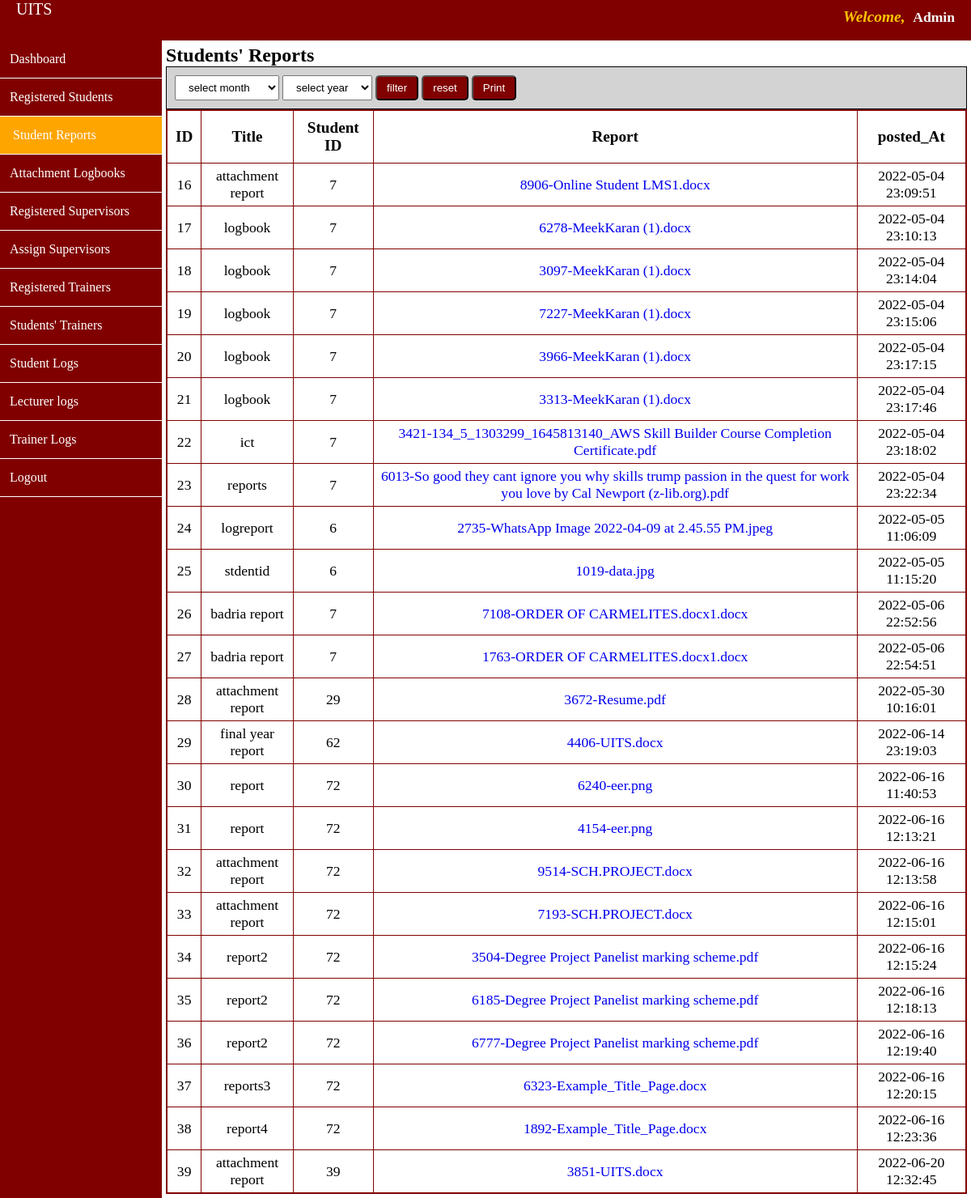
/admin/submitreports.php, run on the app's committed database.
### tables this page shows
CREATE TABLE IF NOT EXISTS `fileup` (
  `id` int NOT NULL AUTO_INCREMENT,
  `title` varchar(255) NOT NULL,
  `report` varchar(255) NOT NULL,
  `student_id` int NOT NULL,
  `posted_at` varchar(200) NOT NULL,
  PRIMARY KEY (`id`),
  KEY `student_id_idx` (`student_id`)
);

### admin/submitreports.php (the view, shortened to what this page needs)
<html>
<head>
    <link rel="stylesheet" href="./templates/admin1.css" />
</head>
<body>
    <div id="top-navigation">
        <div id="logo"> UITS</div>
        <div id="student_name"><span style="color:rgb(255, 198, 0);font-size:1.1em"><em>Welcome,</em>&nbsp; </span><span style="font-family:serif"><?php echo "Admin" ?></span></div>
    </div>
    <div class="admincontent">
        <div class="sidebar">
            <ul id="menu_list">
            <a class="menu_items_link" href="dashboard.php">
                    <li class="menu_items_list">Dashboard</li>
                </a>
                <a class="menu_items_link" href="registeredstudents.php">
                    <li class="menu_items_list">Registered Students</li>
                </a>
                <a class="menu_items_link" href="submitreports.php">
                    <li class="menu_items_list" style="background-color:orange;padding-left:16px">Student Reports</li>
                </a>
                <a class="menu_items_link" href="attachmentlogbooks.php">
                    <li class="menu_items_list">Attachment Logbooks</li>
                </a>
                <a class="menu_items_link" href="registeredsupervisors.php">
                    <li class="menu_items_list">Registered Supervisors</li>
                </a>
                <a class="menu_items_link" href="assignedlecturers.php">
                    <li class="menu_items_list">Assign Supervisors</li>
                </a>
                <a class="menu_items_link" href="registeredtrainers.php">
                    <li class="menu_items_list">Registered Trainers</li>
                </a>
                <a class="menu_items_link" href="studentstrainers.php">
                    <li class="menu_items_list">Students' Trainers</li>
                </a>
                <a class="menu_items_link" href="studentslogs.php">
                    <li class="menu_items_list">Student Logs</li>
                </a>
                <a class="menu_items_link" href="lecturerlogs.php">
                    <li class="menu_items_list">Lecturer logs</li>
                </a>
                <a class="menu_items_link" href="trainerlogs.php">
                    <li class="menu_items_list">Trainer Logs</li>
                </a>
                <a class="menu_items_link" href="dashboard.php?logout">
                    <li class="menu_items_list">Logout</li>
                </a>
            </ul>
        </div>
        <div class="main">
            <h2>Students' Reports</h2>
            <div class="reports">
                <form action="#" method="post">
                    <div class="options">
                        <select name="filterChoice">
                            <option selected="selected">select month</option>
                        </select>
                        <select name="year" id="year">
                            <option select="selected">select year</option>
                        </select>
                        <input type="submit" value="filter" name="choice" class="bton">
                        <input type="submit" value="reset" name="reset" class="bton">
                        <button onclick="window.print();" class="bton">Print</button>
                    </div>
                </form>
            </div>
            <table border="1" cellpadding="0">
                <thead>
                    <tr>
                        <th>ID</th>
                        <th>Title</th>
                        <th>Student ID</th>
                        <th>Report</th>
                        <th>posted_At</th>
                    </tr>
                </thead>
                <?php
                if (!isset($_POST['choice'])) {
                    $query = "SELECT * FROM fileup";
                    getData($query);
                } elseif (isset($_POST['choice'])) {
                    $month = $_POST['filterChoice'];
                    $year = $_POST['year'];
                    $sql = "SELECT * FROM fileup WHERE YEAR(posted_at)='$year' AND MONTH(posted_at)='$month'";
                    getData($sql);
                } elseif (isset($_POST['reset'])) {
                    $query = "SELECT * FROM fileup";
                    getData($query);
                } else {
                }
                ?>
                    <?php
                    function getData($sql)
                    {
                        $conn = mysqli_connect('localhost', 'root', '', 'dbsupervise');
                        $data = mysqli_query($conn, $sql);
                        if (mysqli_num_rows($data) > 0) {
                            while ($row = mysqli_fetch_array($data)) {
                                $id = $row['id'];
                                $title = $row['title'];
                                $student_id = $row['student_id'];
                                $report = $row['report'];
                                $posted_at = $row['posted_at'];
                                echo "<tr>";
                                echo "<td>{$id}</td>";
                                echo "<td>{$title}</td>";
                                echo "<td>{$student_id}</td>";
                                echo "<td><a href='#' onclick = vrep('$report')>{$report}</a></td>";
                                echo "<td>{$posted_at}</td>";
                                echo "</tr>";
                            }
                        } else { ?>
                            <tr>
                                <td>No data found!</td>
                            </tr>
                    <?php
                        }
                    }
                    ?>
            </table>
        </div>
    </div>
</body>
</html>

### admin/templates/admin1.css (style rules this page uses)
* { margin: 0; padding: 0; text-decoration: none; }
body { box-sizing: border-box; }
#top-navigation { height:50px; background-color: #800000; position: fixed; width: 100%; }
#top-navigation #logo { color: #fff; float:left; width:150px; height:50px; position:relative; left:20px; font-size: 20px; }
#top-navigation #student_name { color: whitesmoke; float: right; margin-right: 20px; font-size: 1.1em; font-weight: bold; margin-top: 10px; font-family: serif; }
.sidebar { position:fixed; background:#800000; width:200px; height:100%; top:50px; left:0; z-index:1; }
.sidebar #menu_list a { text-decoration: none; color: white; font-size: 1em; }
.sidebar #menu_list li { text-decoration-style: none; padding: 14px 10px 14px 12px; border-bottom: 1px solid white; font-weight: lighter; }
.main { margin-left: 200px; padding: 5px; }
.main h2 { margin-top: 50px; }
table { width:100%; border-collapse: collapse; border: 2px solid #800000; }
table th { padding: 10px; font-weight: bold; font-size:1.2em; }
table td { font-size:1.1em; padding:5px; text-align: center; }
.reports { background: #d3d3d3; border:1px solid black; padding:10px; }
select { padding:6px 12px; }
.reports .options .bton { padding:6px 12px; background-color: #800000; color:#fff; border-radius: 5px; }

### data on the page
fileup: id "16", title "attachment report", student "7", report "8906-Online Student LMS1.docx", posted_at "2022-05-04 23:09:51"
fileup: id "17", title "logbook", student "7", report "6278-MeekKaran (1).docx", posted_at "2022-05-04 23:10:13"
fileup: id "18", title "logbook", student "7", report "3097-MeekKaran (1).docx", posted_at "2022-05-04 23:14:04"
fileup: id "19", title "logbook", student "7", report "7227-MeekKaran (1).docx", posted_at "2022-05-04 23:15:06"
fileup: id "20", title "logbook", student "7", report "3966-MeekKaran (1).docx", posted_at "2022-05-04 23:17:15"
fileup: id "21", title "logbook", student "7", report "3313-MeekKaran (1).docx", posted_at "2022-05-04 23:17:46"
fileup: id "22", title "ict", student "7", report "3421-134_5_1303299_1645813140_AWS Skill Builder Course Completion Certificate.pdf", posted_at "2022-05-04 23:18:02"
fileup: id "23", title "reports", student "7", report "6013-So good they cant ignore you why skills trump passion in the quest for work you love by Cal Newport (z-lib.org).pdf", posted_at "2022-05-04 23:22:34"
fileup: id "24", title "logreport", student "6", report "2735-WhatsApp Image 2022-04-09 at 2.45.55 PM.jpeg", posted_at "2022-05-05 11:06:09"
fileup: id "25", title "stdentid", student "6", report "1019-data.jpg", posted_at "2022-05-05 11:15:20"
fileup: id "26", title "badria report", student "7", report "7108-ORDER OF CARMELITES.docx1.docx", posted_at "2022-05-06 22:52:56"
fileup: id "27", title "badria report", student "7", report "1763-ORDER OF CARMELITES.docx1.docx", posted_at "2022-05-06 22:54:51"
fileup: id "28", title "attachment report", student "29", report "3672-Resume.pdf", posted_at "2022-05-30 10:16:01"
fileup: id "29", title "final year report", student "62", report "4406-UITS.docx", posted_at "2022-06-14 23:19:03"
fileup: id "30", title "report", student "72", report "6240-eer.png", posted_at "2022-06-16 11:40:53"
fileup: id "31", title "report", student "72", report "4154-eer.png", posted_at "2022-06-16 12:13:21"
fileup: id "32", title "attachment report", student "72", report "9514-SCH.PROJECT.docx", posted_at "2022-06-16 12:13:58"
fileup: id "33", title "attachment report", student "72", report "7193-SCH.PROJECT.docx", posted_at "2022-06-16 12:15:01"
fileup: id "34", title "report2", student "72", report "3504-Degree Project Panelist marking scheme.pdf", posted_at "2022-06-16 12:15:24"
fileup: id "35", title "report2", student "72", report "6185-Degree Project Panelist marking scheme.pdf", posted_at "2022-06-16 12:18:13"
fileup: id "36", title "report2", student "72", report "6777-Degree Project Panelist marking scheme.pdf", posted_at "2022-06-16 12:19:40"
fileup: id "37", title "reports3", student "72", report "6323-Example_Title_Page.docx", posted_at "2022-06-16 12:20:15"
fileup: id "38", title "report4", student "72", report "1892-Example_Title_Page.docx", posted_at "2022-06-16 12:23:36"
fileup: id "39", title "attachment report", student "39", report "3851-UITS.docx", posted_at "2022-06-20 12:32:45"
